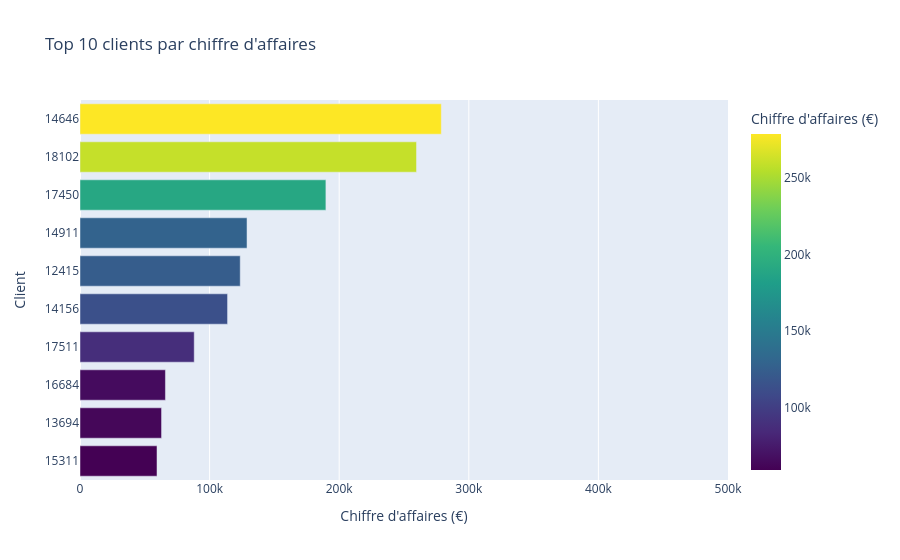

The code cell stored with this chart in its notebook:
### Code cell
df_top10_plot["CustomerID"] = df_top10_plot["CustomerID"].astype(int).astype(str)       #Conversion des 'CustomerID' en texte (pour ne pas avoir les sommes qui s'affiche)

fig = px.bar(
    df_top10_plot.sort_values("CA_client"),
    x="CA_client",
    y="CustomerID",
    orientation="h",
    title="Top 10 clients par chiffre d'affaires",
    labels={
        "CustomerID": "Client",
        "CA_client": "Chiffre d'affaires (€)"
    },
    color="CA_client",
    color_continuous_scale="Viridis"
)


fig.update_xaxes(range=[0, 500000])                                     #Mettre l'échelle à 1M sinon trop grande

fig.show()

### Figure 1 — Plotly figure (JSON) as saved in the notebook; plotly's stock layout.template omitted (floating-point values rounded to 4 significant figures)
{"data": [{"hovertemplate": "Chiffre d'affaires (€)=%{marker.color}<br>Client=%{y}<extra></extra>", "legendgroup": "", "marker": {"color": [59420.0, 62920.0, 65920.0, 88140.0, 113900.0, 123600.0, 128900.0, 189700.0, 259700.0, 278800.0], "coloraxis": "coloraxis", "pattern": {"shape": ""}}, "name": "", "orientation": "h", "showlegend": false, "textposition": "auto", "type": "bar", "x": [59420.0, 62920.0, 65920.0, 88140.0, 113900.0, 123600.0, 128900.0, 189700.0, 259700.0, 278800.0], "xaxis": "x", "y": ["15311", "13694", "16684", "17511", "14156", "12415", "14911", "17450", "18102", "14646"], "yaxis": "y"}], "layout": {"barmode": "relative", "coloraxis": {"colorbar": {"title": {"text": "Chiffre d'affaires (€)"}}, "colorscale": [[0, "#440154"], [0.1111, "#482878"], [0.2222, "#3e4989"], [0.3333, "#31688e"], [0.4444, "#26828e"], [0.5556, "#1f9e89"], [0.6667, "#35b779"], [0.7778, "#6ece58"], [0.8889, "#b5de2b"], [1, "#fde725"]]}, "legend": {"tracegroupgap": 0}, "title": {"text": "Top 10 clients par chiffre d'affaires"}, "xaxis": {"anchor": "y", "domain": [0, 1], "range": [0, 500000], "title": {"text": "Chiffre d'affaires (€)"}}, "yaxis": {"anchor": "x", "domain": [0, 1], "title": {"text": "Client"}}}}
